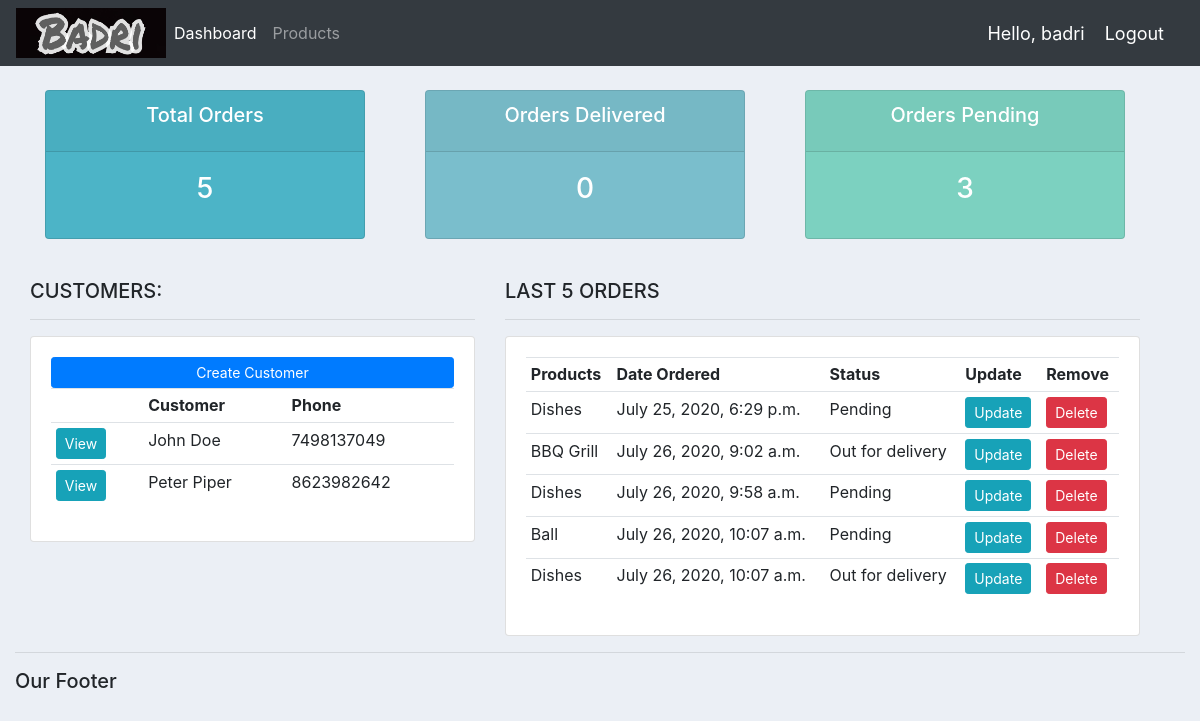
The app's page / (signed in) with its own data.
### accounts/models.py (models this page shows, shortened)
class Customer(models.Model):
    name = models.CharField(max_length=200, null=True)
    phone = models.CharField(max_length=200, null=True)
    email = models.EmailField()
    date_created = models.DateTimeField(auto_now_add=True)

class Order(models.Model):
    STATUS = (
        ('Pending', 'Pending'),
        ('Out for delivery', 'Out for delivery'),
        ('Delivered', 'Delivered'),
    )
    customer = models.ForeignKey(Customer, null=True, on_delete=models.SET_NULL)
    product = models.ForeignKey(Product, null=True, on_delete=models.SET_NULL)
    date_created = models.DateTimeField(auto_now_add=True, null=True)
    status = models.CharField(max_length=200, null=True, choices=STATUS)
    note = models.CharField(max_length=1000, null=True)

class Product(models.Model):
    CATEGORY = (
        ('Indoor', 'Indoor'),
        ('Out Door', 'Out Door'),
    )
    name = models.CharField(max_length=200, null=True)
    price = models.FloatField(null=True)
    category = models.CharField(max_length=200, null=True, choices=CATEGORY)
    description = models.CharField(max_length=200, null=True)
    date_created = models.DateTimeField(auto_now_add=True, null=True)
    tags = models.ManyToManyField(Tag)
    def __str__(self):
        return self.name

### accounts/views.py (the view)
# urls.py: path('', views.home, name='home'),
@login_required(login_url='login')
def home(request):
    orders = Order.objects.all()
    customers = Customer.objects.all()
    total_customers = customers.count()
    total_orders = orders.count()
    delivered = orders.filter(status='Delivered').count()
    pending = orders.filter(status='Pending').count()
    context = {
        'orders': orders,
        'customers': customers,
        'total_orders': total_orders,
        'delivered': delivered,
        'pending': pending,
    }
    return render(request, 'accounts/dashboard.html', context)

### accounts/templates/accounts/dashboard.html
{% extends "accounts/main.html" %}
{% block content %}
{% include "accounts/status.html" %}
<br />
<div class="row container-fluid cont">
  <div class="col-md-5">
    <h5>CUSTOMERS:</h5>
    <hr />
    <div class="card card-body">
      <a class="btn btn-primary btn-sm btn-block" href="">Create Customer</a>
      <table class="table table-sm">
        <tr>
          <th></th>
          <th>Customer</th>
          <th>Phone</th>
        </tr>
        {% for cust in customers %}
        <tr>
          <td><a class="btn btn-sm btn-info" href="{% url 'customer' cust.id %}">View</a></td>
          <td>{{ cust.name }}</td>
          <td>{{ cust.phone }}</td>
        </tr>
        {% endfor %}
      </table>
    </div>
  </div>
  <div class="col-md-7">
    <h5>LAST 5 ORDERS</h5>
    <hr />
    <div class="card card-body">
      <table class="table table-sm">
        <tr>
          <th>Products</th>
          <th>Date Ordered</th>
          <th>Status</th>
          <th>Update</th>
          <th>Remove</th>
        </tr>
        {% for ord in orders %}
          <tr>
            <td>{{ ord.product }}</td>
            <td>{{ ord.date_created }}</td>
            <td>{{ ord.status }}</td>
            <td><a class="btn btn-sm btn-info" href="{% url 'update_order' ord.id %}">Update</a></td>
            <td><a class="btn btn-sm btn-danger" href="{% url 'delete_order' ord.id %}">Delete</a></td>
          </tr>
        {% endfor %}
      </table>
    </div>
  </div>
</div>
{% endblock %}

### accounts/templates/accounts/navbar.html (shortened to what this page needs)
{% load static %}
<nav class="navbar navbar-expand-lg navbar-dark bg-dark">
    <img src="{% static 'images/logo3.png' %}" alt="Logo" width="150px" height="50px">
    <div class="collapse navbar-collapse" id="navbarNav">
      <ul class="navbar-nav">
        <li class="nav-item active">
          <a class="nav-link" href="{% url 'home' %}">Dashboard</a>
        </li>
        <li class="nav-item">
          <a class="nav-link" href="{% url 'products' %}">Products</a>
        </li>
      </ul>
    </div>
    <span class="hello-msg">Hello, {{ request.user }}</span>
    <span><a class="hello-msg" href="{% url 'logout' %}">Logout</a></span>
  </nav>

### static/css/main.css (style rules this page uses)
.solid_body { background-color: #ebeff5; }

### accounts/templates/accounts/navbar.html (style rules this page uses)
.hello-msg { font-size: 18px; color: #fff; margin-right: 20px; }

### records on screen
Customer: name "John Doe", phone "7498137049"
Customer: name "Peter Piper", phone "8623982642"
Order: product "Dishes", date_created "July 25, 2020, 6:29 p.m.", status "Pending"
Order: product "BBQ Grill", date_created "July 26, 2020, 9:02 a.m.", status "Out for delivery"
Order: product "Dishes", date_created "July 26, 2020, 9:58 a.m.", status "Pending"
Order: product "Ball", date_created "July 26, 2020, 10:07 a.m.", status "Pending"
Order: product "Dishes", date_created "July 26, 2020, 10:07 a.m.", status "Out for delivery"

### other values on screen
{{ request.user }} "badri"
{{ total_orders }} "5"
{{ delivered }} "0"
{{ pending }} "3"
